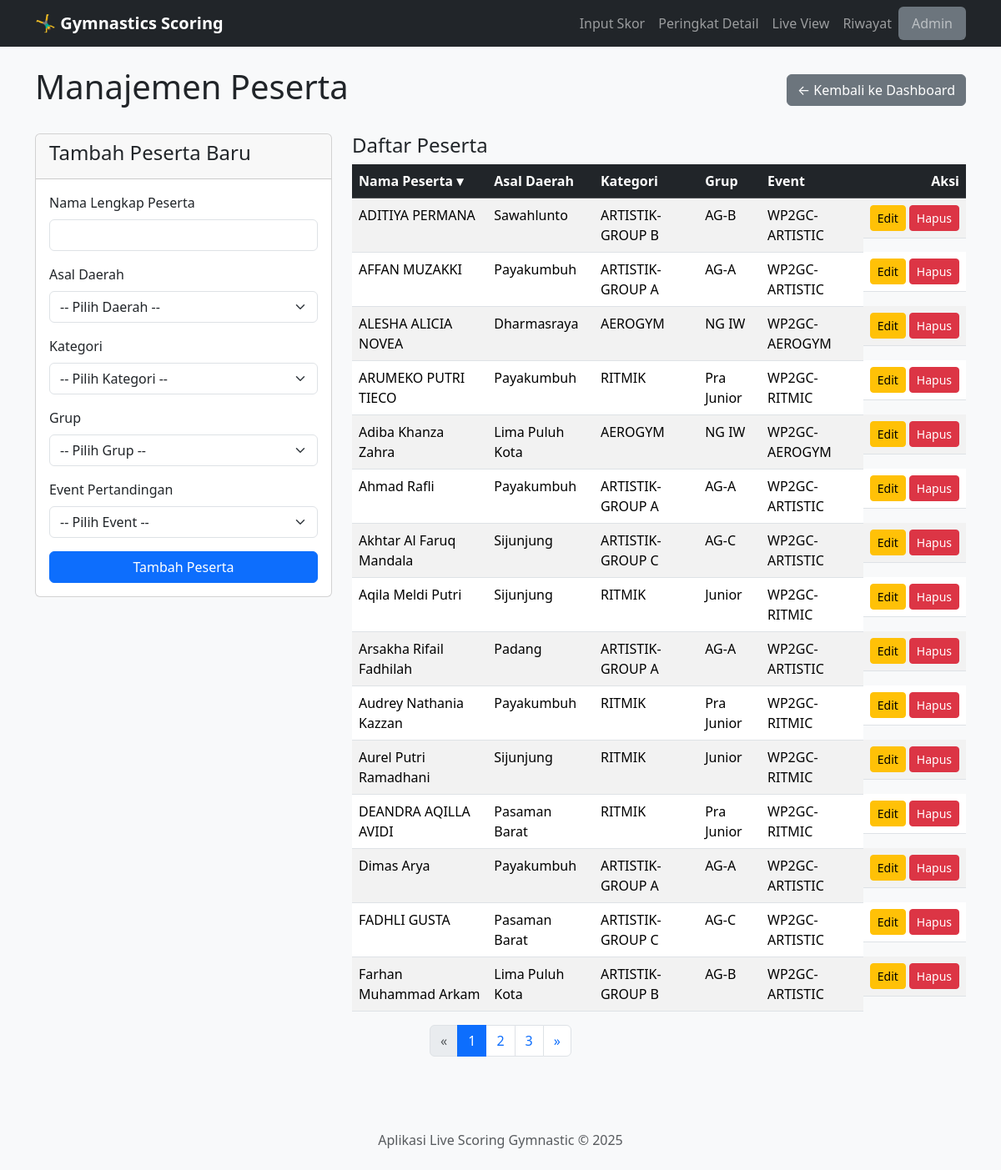
The app's page /admin/manage/peserta with its own data.
### app.py (models this page shows)
class Peserta(db.Model):
    id = db.Column(db.Integer, primary_key=True)
    nama = db.Column(db.String(150), nullable=False)
    event_id = db.Column(db.Integer, db.ForeignKey('event.id'), nullable=False)
    daerah_id = db.Column(db.Integer, db.ForeignKey('daerah.id'), nullable=False)
    kategori_id = db.Column(db.Integer, db.ForeignKey('kategori.id'), nullable=False)
    grup_id = db.Column(db.Integer, db.ForeignKey('grup.id'), nullable=False)
    event = db.relationship('Event', backref=db.backref('peserta', lazy=True, cascade="all, delete"))
    daerah = db.relationship('Daerah', backref=db.backref('peserta', lazy=True))
    kategori = db.relationship('Kategori', backref=db.backref('peserta', lazy=True))
    grup = db.relationship('Grup', backref=db.backref('peserta', lazy=True))
    __table_args__ = {'extend_existing': True}

class Daerah(db.Model):
    id = db.Column(db.Integer, primary_key=True)
    nama = db.Column(db.String(100), unique=True, nullable=False)

class Kategori(db.Model):
    id = db.Column(db.Integer, primary_key=True)
    nama = db.Column(db.String(100), unique=True, nullable=False)

class Grup(db.Model):
    id = db.Column(db.Integer, primary_key=True)
    nama = db.Column(db.String(100), unique=True, nullable=False)

class Event(db.Model):
    id = db.Column(db.Integer, primary_key=True)
    nama = db.Column(db.String(200), nullable=False)
    tanggal = db.Column(db.Date, nullable=False)
    is_active = db.Column(db.Boolean, default=False, nullable=False)

### app.py (the view, shortened to what this page needs)
@app.route('/admin/manage/peserta', methods=['GET', 'POST'])
def admin_manage_peserta():
    sort_by = request.args.get('sort_by', 'nama')
    page = request.args.get('page', 1, type=int) # Ambil nomor halaman dari URL
    query = Peserta.query
    if sort_by == 'daerah':
        query = query.join(Daerah).order_by(Daerah.nama)
    elif sort_by == 'kategori':
        query = query.join(Kategori).order_by(Kategori.nama)
    elif sort_by == 'grup':
        query = query.join(Grup).order_by(Grup.nama)
    elif sort_by == 'event':
        query = query.join(Event).order_by(Event.nama)
    else:
        query = query.order_by(Peserta.nama)
    pagination = query.paginate(page=page, per_page=15, error_out=False)
    peserta_list = pagination.items
    return render_template('admin_manage_peserta.html',
        peserta_list=peserta_list,
        pagination=pagination, # Kirim objek pagination ke template
        daerah_list=Daerah.query.order_by(Daerah.nama).all(),
        kategori_list=Kategori.query.order_by(Kategori.nama).all(),
        grup_list=Grup.query.order_by(Grup.nama).all(),
        event_list=Event.query.order_by(Event.nama).all(),
        current_sort=sort_by
    )

### templates/admin_manage_peserta.html (shortened to what this page needs)
{% extends 'layout.html' %}
{% block content %}
<div class="d-flex justify-content-between align-items-center mb-4">
    <h1>Manajemen Peserta</h1>
    <a href="{{ url_for('admin_dashboard') }}" class="btn btn-secondary">&larr; Kembali ke Dashboard</a>
</div>
<div class="row">
    <div class="col-md-4">
        <div class="card">
            <div class="card-header"><h4>Tambah Peserta Baru</h4></div>
            <div class="card-body">
                <form action="{{ url_for('admin_manage_peserta') }}" method="post">
                    <div class="mb-3">
                        <label for="nama" class="form-label">Nama Lengkap Peserta</label>
                        <input type="text" class="form-control" id="nama" name="nama" required>
                    </div>
                    <div class="mb-3">
                        <label for="daerah_id" class="form-label">Asal Daerah</label>
                        <select class="form-select" id="daerah_id" name="daerah_id" required>
                            <option value="">-- Pilih Daerah --</option>
                        </select>
                    </div>
                    <div class="mb-3">
                        <label for="kategori_id" class="form-label">Kategori</label>
                        <select class="form-select" id="kategori_id" name="kategori_id" required>
                            <option value="">-- Pilih Kategori --</option>
                        </select>
                    </div>
                    <div class="mb-3">
                        <label for="grup_id" class="form-label">Grup</label>
                        <select class="form-select" id="grup_id" name="grup_id" required>
                            <option value="">-- Pilih Grup --</option>
                        </select>
                    </div>
                    <div class="mb-3">
                        <label for="event_id" class="form-label">Event Pertandingan</label>
                        <select class="form-select" id="event_id" name="event_id" required>
                            <option value="">-- Pilih Event --</option>
                        </select>
                    </div>
                    <button type="submit" class="btn btn-primary w-100">Tambah Peserta</button>
                </form>
            </div>
        </div>
    </div>
    <div class="col-md-8">
        <h4>Daftar Peserta</h4>
        <table class="table table-striped table-hover">
            <thead class="table-dark">
                <tr>
                    <th>
                        <a href="{{ url_for('admin_manage_peserta', sort_by='nama') }}" class="text-white text-decoration-none">
                            Nama Peserta {% if current_sort == 'nama' %}▾{% endif %}
                        </a>
                    </th>
                    <th>
                        <a href="{{ url_for('admin_manage_peserta', sort_by='daerah') }}" class="text-white text-decoration-none">
                            Asal Daerah {% if current_sort == 'daerah' %}▾{% endif %}
                        </a>
                    </th>
                    <th>
                        <a href="{{ url_for('admin_manage_peserta', sort_by='kategori') }}" class="text-white text-decoration-none">
                            Kategori {% if current_sort == 'kategori' %}▾{% endif %}
                        </a>
                    </th>
                    <th>
                        <a href="{{ url_for('admin_manage_peserta', sort_by='grup') }}" class="text-white text-decoration-none">
                            Grup {% if current_sort == 'grup' %}▾{% endif %}
                        </a>
                    </th>
                    <th>
                        <a href="{{ url_for('admin_manage_peserta', sort_by='event') }}" class="text-white text-decoration-none">
                            Event {% if current_sort == 'event' %}▾{% endif %}
                        </a>
                    </th>
                    <th class="text-end">Aksi</th>
                </tr>
            </thead>
            <tbody>
                {% for peserta in peserta_list %}
                <tr>
                    <td>{{ peserta.nama }}</td>
                    <td>{{ peserta.daerah.nama }}</td>
                    <td>{{ peserta.kategori.nama }}</td>
                    <td>{{ peserta.grup.nama }}</td>
                    <td>{{ peserta.event.nama }}</td>
                    <td class="text-end d-flex gap-1 justify-content-end">
                        <a href="{{ url_for('admin_edit_peserta', peserta_id=peserta.id) }}" class="btn btn-sm btn-warning">Edit</a>
                        <form action="{{ url_for('admin_delete_peserta', peserta_id=peserta.id) }}" method="post" onsubmit="return confirm('Yakin ingin menghapus peserta ini?');">
                            <button type="submit" class="btn btn-sm btn-danger">Hapus</button>
                        </form>
                    </td>
                </tr>
                {% else %}
                <tr><td colspan="5" class="text-center">Belum ada data peserta.</td></tr>
                {% endfor %}
            </tbody>
        </table>
    </div>
        <nav aria-label="Page navigation">
            <ul class="pagination justify-content-center">
                <li class="page-item {% if not pagination.has_prev %}disabled{% endif %}">
                    <a class="page-link" href="{{ url_for('admin_manage_peserta', page=pagination.prev_num, sort_by=current_sort) }}">
                        &laquo;
                    </a>
                </li>
                {% for p in pagination.iter_pages(left_edge=2, right_edge=2, left_current=2, right_current=2) %}
                    {% if p %}
                        <li class="page-item {% if p == pagination.page %}active{% endif %}">
                            <a class="page-link" href="{{ url_for('admin_manage_peserta', page=p, sort_by=current_sort) }}">{{ p }}</a>
                        </li>
                    {% else %}
                        <li class="page-item disabled"><span class="page-link">...</span></li>
                    {% endif %}
                {% endfor %}
                <li class="page-item {% if not pagination.has_next %}disabled{% endif %}">
                    <a class="page-link" href="{{ url_for('admin_manage_peserta', page=pagination.next_num, sort_by=current_sort) }}">
                        &raquo;
                    </a>
                </li>
            </ul>
        </nav>
</div>
{% endblock %}

### static/css/style.css (style rules this page uses)
body { background-color: #f8f9fa; }
.card-header { font-weight: 500; }

### records on screen
Peserta: nama "ADITIYA PERMANA", daerah.nama "Sawahlunto", kategori.nama "ARTISTIK-GROUP B", grup.nama "AG-B", event.nama "WP2GC-ARTISTIC"
Peserta: nama "AFFAN MUZAKKI", daerah.nama "Payakumbuh", kategori.nama "ARTISTIK-GROUP A", grup.nama "AG-A", event.nama "WP2GC-ARTISTIC"
Peserta: nama "ALESHA ALICIA NOVEA", daerah.nama "Dharmasraya", kategori.nama "AEROGYM", grup.nama "NG IW", event.nama "WP2GC-AEROGYM"
Peserta: nama "ARUMEKO PUTRI TIECO", daerah.nama "Payakumbuh", kategori.nama "RITMIK", grup.nama "Pra Junior", event.nama "WP2GC-RITMIC"
Peserta: nama "Adiba Khanza Zahra", daerah.nama "Lima Puluh Kota", kategori.nama "AEROGYM", grup.nama "NG IW", event.nama "WP2GC-AEROGYM"
Peserta: nama "Ahmad Rafli", daerah.nama "Payakumbuh", kategori.nama "ARTISTIK-GROUP A", grup.nama "AG-A", event.nama "WP2GC-ARTISTIC"
Peserta: nama "Akhtar Al Faruq Mandala", daerah.nama "Sijunjung", kategori.nama "ARTISTIK-GROUP C", grup.nama "AG-C", event.nama "WP2GC-ARTISTIC"
Peserta: nama "Aqila Meldi Putri", daerah.nama "Sijunjung", kategori.nama "RITMIK", grup.nama "Junior", event.nama "WP2GC-RITMIC"
Peserta: nama "Arsakha Rifail Fadhilah", daerah.nama "Padang", kategori.nama "ARTISTIK-GROUP A", grup.nama "AG-A", event.nama "WP2GC-ARTISTIC"
Peserta: nama "Audrey Nathania Kazzan", daerah.nama "Payakumbuh", kategori.nama "RITMIK", grup.nama "Pra Junior", event.nama "WP2GC-RITMIC"
Peserta: nama "Aurel Putri Ramadhani", daerah.nama "Sijunjung", kategori.nama "RITMIK", grup.nama "Junior", event.nama "WP2GC-RITMIC"
Peserta: nama "DEANDRA AQILLA AVIDI", daerah.nama "Pasaman Barat", kategori.nama "RITMIK", grup.nama "Pra Junior", event.nama "WP2GC-RITMIC"
Peserta: nama "Dimas Arya", daerah.nama "Payakumbuh", kategori.nama "ARTISTIK-GROUP A", grup.nama "AG-A", event.nama "WP2GC-ARTISTIC"
Peserta: nama "FADHLI GUSTA", daerah.nama "Pasaman Barat", kategori.nama "ARTISTIK-GROUP C", grup.nama "AG-C", event.nama "WP2GC-ARTISTIC"
Peserta: nama "Farhan Muhammad Arkam", daerah.nama "Lima Puluh Kota", kategori.nama "ARTISTIK-GROUP B", grup.nama "AG-B", event.nama "WP2GC-ARTISTIC"

### other values on screen
{{ p }} "1" "2" "3"
